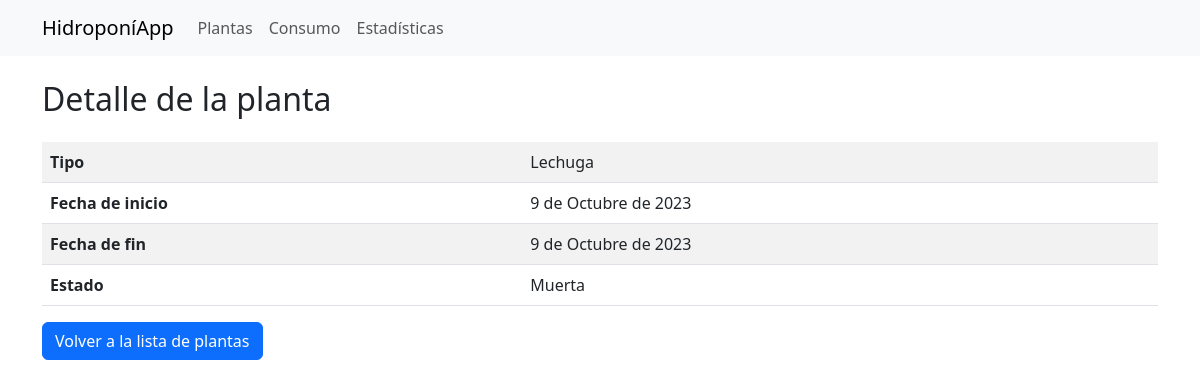
The page /planta/9/ on the database its author committed.
### hidroponiapp/models.py (models this page shows, shortened)
class Planta(models.Model):
    VIVA = 'Viva'
    MUERTA = 'Muerta'
    COSECHADA = 'Cosechada'
    TIPOS_DE_PLANTAS = (
        ('Lechuga', 'Lechuga'),
        ('Espinaca', 'Espinaca'),
        ('Tomate', 'Tomate'),
    )
    ESTADOS_DE_PLANTAS = (
        ('Viva', 'Viva'),
        ('Muerta', 'Muerta'),
        ('Cosechada', 'Cosechada'),
    )
    tipo = models.CharField(max_length=20, choices=TIPOS_DE_PLANTAS)
    fecha_inicio = models.DateField(default=timezone.now)  # Establecer la fecha de inicio predeterminada como "ahora"
    fecha_fin = models.DateField(blank=True, null=True)
    estado = models.CharField(max_length=10, choices=ESTADOS_DE_PLANTAS, default='Viva')

### hidroponiapp/views.py (the view)
# urls.py: path('planta/<int:planta_id>/', views.planta_detalle, name='planta_detalle'),
def planta_detalle(request, planta_id):
    planta = get_object_or_404(Planta, id=planta_id)
    context = {
        'planta': planta,
    }
    return render(request, 'hidroponiapp/planta_detalle.html', context)

### templates/hidroponiapp/planta_detalle.html
{% extends "base.html" %}
{% block content %}
  <h2 class="mt-4 mb-4">Detalle de la planta</h2>
  <table class="table table-striped">
    <tbody>
      <tr>
        <th>Tipo</th>
        <td>{{ planta.tipo }}</td>
      </tr>
      <tr>
        <th>Fecha de inicio</th>
        <td>{{ planta.fecha_inicio }}</td>
      </tr>
      <tr>
        <th>Fecha de fin</th>
        <td>{{ planta.fecha_fin }}</td>
      </tr>
      <tr>
        <th>Estado</th>
        <td>{{ planta.estado }}</td>
      </tr>
    </tbody>
  </table>
  <a href="{% url 'plantas' %}" class="btn btn-primary">Volver a la lista de plantas</a>
{% endblock %}

### rows shown on the page
Planta: tipo "Lechuga", fecha_inicio "9 de Octubre de 2023", fecha_fin "9 de Octubre de 2023", estado "Muerta"
